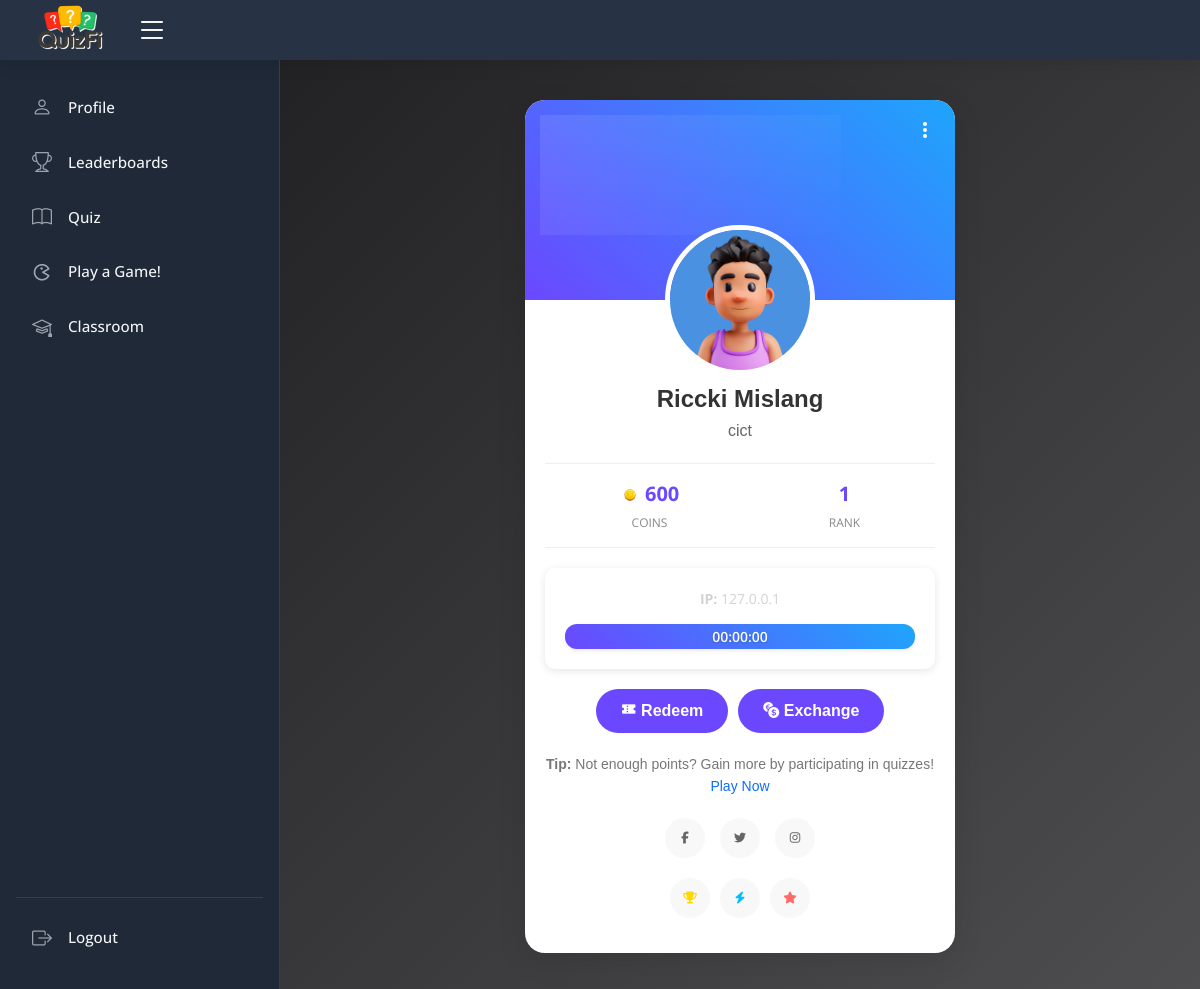
The page /students/user_profile.php (signed in) on the database its author committed.
### tables this page shows
CREATE TABLE IF NOT EXISTS `students` (
  `student_id` int NOT NULL AUTO_INCREMENT,
  `user_id` int NOT NULL,
  `lastname` varchar(255) NOT NULL,
  `firstname` varchar(255) NOT NULL,
  `year` varchar(255) NOT NULL,
  `department` varchar(255) NOT NULL,
  `score` int NOT NULL DEFAULT '0',
  `duration` int NOT NULL DEFAULT '0',
  `status` enum('active','inactive') NOT NULL DEFAULT 'inactive',
  `start_time` timestamp NOT NULL,
  `ranking_id` int DEFAULT NULL,
  `ip_address` varchar(255) DEFAULT NULL,
  `profile_path` text,
  PRIMARY KEY (`student_id`),
  UNIQUE KEY `ranking_id` (`ranking_id`),
  KEY `user_id` (`user_id`)
);

### students/includes/session.php (called while the page is built, shortened)
<?php
include 'db/dbconn.php';
$user_id = $_SESSION['user_id'];
$stmt = $conn->prepare("SELECT * FROM students WHERE user_id = ?");
$stmt->bind_param('i', $user_id);
$stmt->execute();
$result = $stmt->get_result();
$row1 = $result->fetch_assoc();
$student_score = $row1['score'] ?? 0;
function getUserIP()
{
    return $_SERVER['REMOTE_ADDR'];
}
$user_ip = getUserIP();
?>

### students/user_profile.php (the view, shortened to what this page needs)
<?php
include 'includes/header.php';
include 'includes/session.php';
?>
<link rel="stylesheet" href="css/user_profile.css">
<link rel="stylesheet" href="css/loading-screen.css">
<link rel="stylesheet" href="https://cdnjs.cloudflare.com/ajax/libs/font-awesome/6.5.1/css/all.min.css">
<body>
    <header id="header" class="header fixed-top d-flex align-items-center">
        <?php include 'includes/nav-top.php'; ?>
        <?php include 'includes/sidebar.php'; ?>
        <main id="main" class="main" height="100vh">
            <section class="section">
                <div class="profile-card">
                    <div class="card-header">
                        <div class="menu">
                            <div class="dots1" onclick="changeProfile(event)">
                                <div class="dot1"></div>
                                <div class="dot1"></div>
                                <div class="dot1"></div>
                            </div>
                        </div>
                        <div class="profile-img-wrapper">
                            <img class="profile-img" src="<?php echo $row1['profile_path']; ?>" alt="Profile Picture">
                        </div>
                    </div>
                    <div class="card-content">
                        <h2 class="profile-name">
                            <?php echo htmlspecialchars($row1['firstname'] . ' ' . $row1['lastname']); ?>
                        </h2>
                        <p class="profile-role">
                            <?php echo htmlspecialchars($row1['department']); ?>
                        </p>
                        <div class="profile-stats">
                            <div class="stat-item">
                                <div class="stat-value">
                                    <img src="assets/img/coin.png" alt="Coins" style="width: 20px; height: 20px;">
                                    <?php echo htmlspecialchars($student_score); ?>
                                </div>
                                <div class="stat-label">Coins</div>
                            </div>
                            <div class="stat-item">
                                <div class="stat-value"><?php echo htmlspecialchars("1"); ?></div>
                                <div class="stat-label">Rank</div>
                            </div>
                        </div>
                        <div class="timer-section">
                            <p class="ip-address"><strong>IP:</strong> <?php echo htmlspecialchars($user_ip); ?></p>
                            <div class="progress-container mt-3 bg-white shadow-sm rounded">
                                <div id="progress-bar" class="progress-bar bg-primary rounded">
                                    <span id="time-remaining" class="text-dark position-absolute w-100"></span>
                                </div>
                            </div>
                        </div>
                        <div class="profile-actions">
                            <button id="voucher-button" type="button" class="action-btn primary-btn">
                                <i class="bx bxs-coupon"></i> Redeem
                            </button>
                            <a href="convert_voucher.php" class="action-btn primary-btn">
                                <i class="bi bi-currency-exchange"></i> Exchange
                            </a>
                        </div>
                        <div class="profile-bio">
                            <strong>Tip:</strong> Not enough points? Gain more by participating in quizzes!
                            <a href="take_quiz.php" class="text-primary">Play Now</a>
                        </div>
                        <div class="social-links">
                            <a href="javascript:void(0);" class="social-icon badge" data-tooltip="Coming Soon!..">
                                <i class="fab fa-facebook-f"></i>
                            </a>
                            <a href="javascript:void(0);" class="social-icon badge" data-tooltip="Coming Soon!..">
                                <i class="fab fa-twitter"></i>
                            </a>
                            <a href="javascript:void(0);" class="social-icon badge" data-tooltip="Coming Soon!..">
                                <i class="fab fa-instagram"></i>
                            </a>
                        </div>
                        <div class="achievements">
                            <div class="badge" data-tooltip="Quiz Master">
                                <i class="fas fa-trophy" style="color: #FFD700;"></i>
                            </div>
                            <div class="badge" data-tooltip="Fast Learner">
                                <i class="fas fa-bolt" style="color: #00BFFF;"></i>
                            </div>
                            <div class="badge" data-tooltip="Top Performer">
                                <i class="fas fa-star" style="color: #FF6B6B;"></i>
                            </div>
                        </div>
                    </div>
                </div>
            </section>
        </main>
</body>
</html>

### students/css/style.css (style rules this page uses)
body { background: var(--background); font-family: "Open Sans", sans-serif; color: #444444; }
a { color: #4154f1; text-decoration: none; }
h1, h2, h3, h4, h5, h6 { font-family: "Nunito", sans-serif; }
#main { margin-top: 60px; padding: 20px 30px; transition: all 0.3s; }
.card-header, .card-footer { border-color: #ebeef4; background-color: #fff; color: #798eb3; padding: 15px; }
.header { transition: all 0.5s; z-index: 997; height: 60px; box-shadow: 0px 2px 20px rgba(0, 0, 0, 0.1); background-color: #273345; padding-left: 20px; }

### students/css/sidebar.css (style rules this page uses)
@media (min-width: 1200px) { #main, #footer { margin-left: 280px; } }

### rows shown on the page
students: profile_path (picture), firstname+lastname "Riccki Mislang", department "cict", score "600"

### other values the page prints
$user_ip "127.0.0.1"
